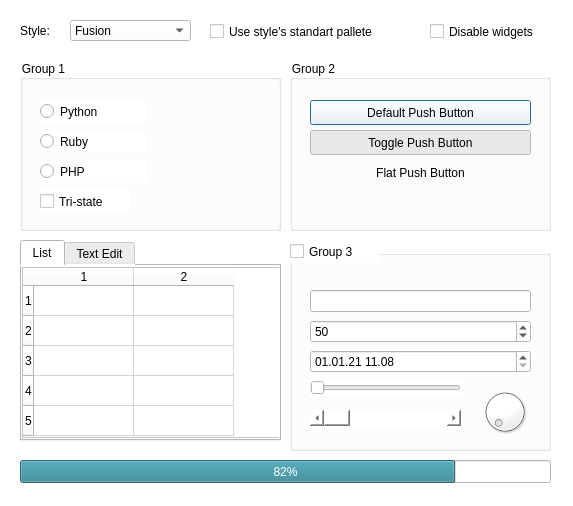
<?xml version="1.0" encoding="UTF-8"?>
<ui version="4.0">
 <class>MainWindow</class>
 <widget class="QMainWindow" name="MainWindow">
  <property name="geometry">
   <rect>
    <x>0</x>
    <y>0</y>
    <width>573</width>
    <height>506</height>
   </rect>
  </property>
  <property name="palette">
   <palette>
    <active>
     <colorrole role="WindowText">
      <brush brushstyle="SolidPattern">
       <color alpha="255">
        <red>0</red>
        <green>0</green>
        <blue>0</blue>
       </color>
      </brush>
     </colorrole>
     <colorrole role="Button">
      <brush brushstyle="SolidPattern">
       <color alpha="255">
        <red>255</red>
        <green>255</green>
        <blue>255</blue>
       </color>
      </brush>
     </colorrole>
     <colorrole role="Light">
      <brush brushstyle="SolidPattern">
       <color alpha="255">
        <red>255</red>
        <green>255</green>
        <blue>255</blue>
       </color>
      </brush>
     </colorrole>
     <colorrole role="Midlight">
      <brush brushstyle="SolidPattern">
       <color alpha="255">
        <red>255</red>
        <green>255</green>
        <blue>255</blue>
       </color>
      </brush>
     </colorrole>
     <colorrole role="Dark">
      <brush brushstyle="SolidPattern">
       <color alpha="255">
        <red>127</red>
        <green>127</green>
        <blue>127</blue>
       </color>
      </brush>
     </colorrole>
     <colorrole role="Mid">
      <brush brushstyle="SolidPattern">
       <color alpha="255">
        <red>170</red>
        <green>170</green>
        <blue>170</blue>
       </color>
      </brush>
     </colorrole>
     <colorrole role="Text">
      <brush brushstyle="SolidPattern">
       <color alpha="255">
        <red>0</red>
        <green>0</green>
        <blue>0</blue>
       </color>
      </brush>
     </colorrole>
     <colorrole role="BrightText">
      <brush brushstyle="SolidPattern">
       <color alpha="255">
        <red>255</red>
        <green>255</green>
        <blue>255</blue>
       </color>
      </brush>
     </colorrole>
     <colorrole role="ButtonText">
      <brush brushstyle="SolidPattern">
       <color alpha="255">
        <red>0</red>
        <green>0</green>
        <blue>0</blue>
       </color>
      </brush>
     </colorrole>
     <colorrole role="Base">
      <brush brushstyle="SolidPattern">
       <color alpha="255">
        <red>255</red>
        <green>255</green>
        <blue>255</blue>
       </color>
      </brush>
     </colorrole>
     <colorrole role="Window">
      <brush brushstyle="SolidPattern">
       <color alpha="255">
        <red>255</red>
        <green>255</green>
        <blue>255</blue>
       </color>
      </brush>
     </colorrole>
     <colorrole role="Shadow">
      <brush brushstyle="SolidPattern">
       <color alpha="255">
        <red>0</red>
        <green>0</green>
        <blue>0</blue>
       </color>
      </brush>
     </colorrole>
     <colorrole role="AlternateBase">
      <brush brushstyle="SolidPattern">
       <color alpha="255">
        <red>255</red>
        <green>255</green>
        <blue>255</blue>
       </color>
      </brush>
     </colorrole>
     <colorrole role="ToolTipBase">
      <brush brushstyle="SolidPattern">
       <color alpha="255">
        <red>255</red>
        <green>255</green>
        <blue>220</blue>
       </color>
      </brush>
     </colorrole>
     <colorrole role="ToolTipText">
      <brush brushstyle="SolidPattern">
       <color alpha="255">
        <red>0</red>
        <green>0</green>
        <blue>0</blue>
       </color>
      </brush>
     </colorrole>
     <colorrole role="PlaceholderText">
      <brush brushstyle="SolidPattern">
       <color alpha="128">
        <red>0</red>
        <green>0</green>
        <blue>0</blue>
       </color>
      </brush>
     </colorrole>
    </active>
    <inactive>
     <colorrole role="WindowText">
      <brush brushstyle="SolidPattern">
       <color alpha="255">
        <red>0</red>
        <green>0</green>
        <blue>0</blue>
       </color>
      </brush>
     </colorrole>
     <colorrole role="Button">
      <brush brushstyle="SolidPattern">
       <color alpha="255">
        <red>255</red>
        <green>255</green>
        <blue>255</blue>
       </color>
      </brush>
     </colorrole>
     <colorrole role="Light">
      <brush brushstyle="SolidPattern">
       <color alpha="255">
        <red>255</red>
        <green>255</green>
        <blue>255</blue>
       </color>
      </brush>
     </colorrole>
     <colorrole role="Midlight">
      <brush brushstyle="SolidPattern">
       <color alpha="255">
        <red>255</red>
        <green>255</green>
        <blue>255</blue>
       </color>
      </brush>
     </colorrole>
     <colorrole role="Dark">
      <brush brushstyle="SolidPattern">
       <color alpha="255">
        <red>127</red>
        <green>127</green>
        <blue>127</blue>
       </color>
      </brush>
     </colorrole>
     <colorrole role="Mid">
      <brush brushstyle="SolidPattern">
       <color alpha="255">
        <red>170</red>
        <green>170</green>
        <blue>170</blue>
       </color>
      </brush>
     </colorrole>
     <colorrole role="Text">
      <brush brushstyle="SolidPattern">
       <color alpha="255">
        <red>0</red>
        <green>0</green>
        <blue>0</blue>
       </color>
      </brush>
     </colorrole>
     <colorrole role="BrightText">
      <brush brushstyle="SolidPattern">
       <color alpha="255">
        <red>255</red>
        <green>255</green>
        <blue>255</blue>
       </color>
      </brush>
     </colorrole>
     <colorrole role="ButtonText">
      <brush brushstyle="SolidPattern">
       <color alpha="255">
        <red>0</red>
        <green>0</green>
        <blue>0</blue>
       </color>
      </brush>
     </colorrole>
     <colorrole role="Base">
      <brush brushstyle="SolidPattern">
       <color alpha="255">
        <red>255</red>
        <green>255</green>
        <blue>255</blue>
       </color>
      </brush>
     </colorrole>
     <colorrole role="Window">
      <brush brushstyle="SolidPattern">
       <color alpha="255">
        <red>255</red>
        <green>255</green>
        <blue>255</blue>
       </color>
      </brush>
     </colorrole>
     <colorrole role="Shadow">
      <brush brushstyle="SolidPattern">
       <color alpha="255">
        <red>0</red>
        <green>0</green>
        <blue>0</blue>
       </color>
      </brush>
     </colorrole>
     <colorrole role="AlternateBase">
      <brush brushstyle="SolidPattern">
       <color alpha="255">
        <red>255</red>
        <green>255</green>
        <blue>255</blue>
       </color>
      </brush>
     </colorrole>
     <colorrole role="ToolTipBase">
      <brush brushstyle="SolidPattern">
       <color alpha="255">
        <red>255</red>
        <green>255</green>
        <blue>220</blue>
       </color>
      </brush>
     </colorrole>
     <colorrole role="ToolTipText">
      <brush brushstyle="SolidPattern">
       <color alpha="255">
        <red>0</red>
        <green>0</green>
        <blue>0</blue>
       </color>
      </brush>
     </colorrole>
     <colorrole role="PlaceholderText">
      <brush brushstyle="SolidPattern">
       <color alpha="128">
        <red>0</red>
        <green>0</green>
        <blue>0</blue>
       </color>
      </brush>
     </colorrole>
    </inactive>
    <disabled>
     <colorrole role="WindowText">
      <brush brushstyle="SolidPattern">
       <color alpha="255">
        <red>127</red>
        <green>127</green>
        <blue>127</blue>
       </color>
      </brush>
     </colorrole>
     <colorrole role="Button">
      <brush brushstyle="SolidPattern">
       <color alpha="255">
        <red>255</red>
        <green>255</green>
        <blue>255</blue>
       </color>
      </brush>
     </colorrole>
     <colorrole role="Light">
      <brush brushstyle="SolidPattern">
       <color alpha="255">
        <red>255</red>
        <green>255</green>
        <blue>255</blue>
       </color>
      </brush>
     </colorrole>
     <colorrole role="Midlight">
      <brush brushstyle="SolidPattern">
       <color alpha="255">
        <red>255</red>
        <green>255</green>
        <blue>255</blue>
       </color>
      </brush>
     </colorrole>
     <colorrole role="Dark">
      <brush brushstyle="SolidPattern">
       <color alpha="255">
        <red>127</red>
        <green>127</green>
        <blue>127</blue>
       </color>
      </brush>
     </colorrole>
     <colorrole role="Mid">
      <brush brushstyle="SolidPattern">
       <color alpha="255">
        <red>170</red>
        <green>170</green>
        <blue>170</blue>
       </color>
      </brush>
     </colorrole>
     <colorrole role="Text">
      <brush brushstyle="SolidPattern">
       <color alpha="255">
        <red>127</red>
        <green>127</green>
        <blue>127</blue>
       </color>
      </brush>
     </colorrole>
     <colorrole role="BrightText">
      <brush brushstyle="SolidPattern">
       <color alpha="255">
        <red>255</red>
        <green>255</green>
        <blue>255</blue>
       </color>
      </brush>
     </colorrole>
     <colorrole role="ButtonText">
      <brush brushstyle="SolidPattern">
       <color alpha="255">
        <red>127</red>
        <green>127</green>
        <blue>127</blue>
       </color>
      </brush>
     </colorrole>
     <colorrole role="Base">
      <brush brushstyle="SolidPattern">
       <color alpha="255">
        <red>255</red>
        <green>255</green>
        <blue>255</blue>
       </color>
      </brush>
     </colorrole>
     <colorrole role="Window">
      <brush brushstyle="SolidPattern">
       <color alpha="255">
        <red>255</red>
        <green>255</green>
        <blue>255</blue>
       </color>
      </brush>
     </colorrole>
     <colorrole role="Shadow">
      <brush brushstyle="SolidPattern">
       <color alpha="255">
        <red>0</red>
        <green>0</green>
        <blue>0</blue>
       </color>
      </brush>
     </colorrole>
     <colorrole role="AlternateBase">
      <brush brushstyle="SolidPattern">
       <color alpha="255">
        <red>255</red>
        <green>255</green>
        <blue>255</blue>
       </color>
      </brush>
     </colorrole>
     <colorrole role="ToolTipBase">
      <brush brushstyle="SolidPattern">
       <color alpha="255">
        <red>255</red>
        <green>255</green>
        <blue>220</blue>
       </color>
      </brush>
     </colorrole>
     <colorrole role="ToolTipText">
      <brush brushstyle="SolidPattern">
       <color alpha="255">
        <red>0</red>
        <green>0</green>
        <blue>0</blue>
       </color>
      </brush>
     </colorrole>
     <colorrole role="PlaceholderText">
      <brush brushstyle="SolidPattern">
       <color alpha="128">
        <red>0</red>
        <green>0</green>
        <blue>0</blue>
       </color>
      </brush>
     </colorrole>
    </disabled>
   </palette>
  </property>
  <property name="windowTitle">
   <string>MainWindow</string>
  </property>
  <widget class="QWidget" name="centralwidget">
   <property name="styleSheet">
    <string notr="true">background-color: rgb(255, 255, 255);</string>
   </property>
   <widget class="QLabel" name="label">
    <property name="geometry">
     <rect>
      <x>20</x>
      <y>20</y>
      <width>76</width>
      <height>21</height>
     </rect>
    </property>
    <property name="styleSheet">
     <string notr="true">color: rgb(0, 0, 0);</string>
    </property>
    <property name="text">
     <string>Style:</string>
    </property>
   </widget>
   <widget class="QComboBox" name="comboBox_9">
    <property name="geometry">
     <rect>
      <x>70</x>
      <y>20</y>
      <width>121</width>
      <height>21</height>
     </rect>
    </property>
    <property name="styleSheet">
     <string notr="true">color: rgb(0, 0, 0);</string>
    </property>
    <item>
     <property name="text">
      <string>Fusion</string>
     </property>
    </item>
   </widget>
   <widget class="QGroupBox" name="groupBox">
    <property name="geometry">
     <rect>
      <x>20</x>
      <y>60</y>
      <width>261</width>
      <height>171</height>
     </rect>
    </property>
    <property name="title">
     <string>Group 1</string>
    </property>
    <widget class="QRadioButton" name="radioButton">
     <property name="geometry">
      <rect>
       <x>20</x>
       <y>40</y>
       <width>106</width>
       <height>23</height>
      </rect>
     </property>
     <property name="text">
      <string>Python</string>
     </property>
    </widget>
    <widget class="QRadioButton" name="radioButton_2">
     <property name="geometry">
      <rect>
       <x>20</x>
       <y>70</y>
       <width>106</width>
       <height>23</height>
      </rect>
     </property>
     <property name="text">
      <string>Ruby</string>
     </property>
    </widget>
    <widget class="QRadioButton" name="radioButton_3">
     <property name="geometry">
      <rect>
       <x>20</x>
       <y>100</y>
       <width>106</width>
       <height>23</height>
      </rect>
     </property>
     <property name="text">
      <string>PHP</string>
     </property>
    </widget>
    <widget class="QCheckBox" name="checkBox_5">
     <property name="geometry">
      <rect>
       <x>20</x>
       <y>130</y>
       <width>90</width>
       <height>23</height>
      </rect>
     </property>
     <property name="text">
      <string>Tri-state</string>
     </property>
     <property name="tristate">
      <bool>true</bool>
     </property>
    </widget>
   </widget>
   <widget class="QCheckBox" name="checkBox_6">
    <property name="geometry">
     <rect>
      <x>210</x>
      <y>20</y>
      <width>211</width>
      <height>23</height>
     </rect>
    </property>
    <property name="text">
     <string>Use style's standart pallete</string>
    </property>
   </widget>
   <widget class="QCheckBox" name="checkBox_7">
    <property name="geometry">
     <rect>
      <x>430</x>
      <y>20</y>
      <width>211</width>
      <height>23</height>
     </rect>
    </property>
    <property name="text">
     <string>Disable widgets</string>
    </property>
   </widget>
   <widget class="QGroupBox" name="groupBox_2">
    <property name="geometry">
     <rect>
      <x>290</x>
      <y>60</y>
      <width>261</width>
      <height>171</height>
     </rect>
    </property>
    <property name="title">
     <string>Group 2</string>
    </property>
    <widget class="QPushButton" name="pushButton">
     <property name="geometry">
      <rect>
       <x>20</x>
       <y>40</y>
       <width>221</width>
       <height>25</height>
      </rect>
     </property>
     <property name="text">
      <string>Default Push Button</string>
     </property>
     <property name="autoDefault">
      <bool>false</bool>
     </property>
     <property name="default">
      <bool>true</bool>
     </property>
    </widget>
    <widget class="QPushButton" name="pushButton_2">
     <property name="geometry">
      <rect>
       <x>20</x>
       <y>70</y>
       <width>221</width>
       <height>25</height>
      </rect>
     </property>
     <property name="text">
      <string>Toggle Push Button</string>
     </property>
     <property name="checkable">
      <bool>true</bool>
     </property>
     <property name="checked">
      <bool>true</bool>
     </property>
     <property name="autoDefault">
      <bool>false</bool>
     </property>
     <property name="default">
      <bool>false</bool>
     </property>
    </widget>
    <widget class="QPushButton" name="pushButton_3">
     <property name="geometry">
      <rect>
       <x>20</x>
       <y>100</y>
       <width>221</width>
       <height>25</height>
      </rect>
     </property>
     <property name="text">
      <string>Flat Push Button</string>
     </property>
     <property name="flat">
      <bool>true</bool>
     </property>
    </widget>
   </widget>
   <widget class="QGroupBox" name="groupBox_3">
    <property name="geometry">
     <rect>
      <x>290</x>
      <y>250</y>
      <width>261</width>
      <height>201</height>
     </rect>
    </property>
    <property name="title">
     <string/>
    </property>
    <widget class="QLineEdit" name="lineEdit">
     <property name="geometry">
      <rect>
       <x>20</x>
       <y>40</y>
       <width>221</width>
       <height>22</height>
      </rect>
     </property>
     <property name="echoMode">
      <enum>QLineEdit::Password</enum>
     </property>
    </widget>
    <widget class="QSpinBox" name="spinBox">
     <property name="geometry">
      <rect>
       <x>20</x>
       <y>70</y>
       <width>221</width>
       <height>23</height>
      </rect>
     </property>
     <property name="value">
      <number>50</number>
     </property>
    </widget>
    <widget class="QDateTimeEdit" name="dateTimeEdit">
     <property name="geometry">
      <rect>
       <x>20</x>
       <y>100</y>
       <width>221</width>
       <height>23</height>
      </rect>
     </property>
     <property name="dateTime">
      <datetime>
       <hour>11</hour>
       <minute>8</minute>
       <second>0</second>
       <year>2021</year>
       <month>1</month>
       <day>1</day>
      </datetime>
     </property>
     <property name="displayFormat">
      <string>dd.MM.yy HH.mm</string>
     </property>
    </widget>
    <widget class="QSlider" name="horizontalSlider">
     <property name="geometry">
      <rect>
       <x>20</x>
       <y>130</y>
       <width>151</width>
       <height>16</height>
      </rect>
     </property>
     <property name="orientation">
      <enum>Qt::Horizontal</enum>
     </property>
    </widget>
    <widget class="QDial" name="dial">
     <property name="geometry">
      <rect>
       <x>190</x>
       <y>130</y>
       <width>50</width>
       <height>64</height>
      </rect>
     </property>
    </widget>
    <widget class="QScrollBar" name="horizontalScrollBar">
     <property name="geometry">
      <rect>
       <x>20</x>
       <y>160</y>
       <width>151</width>
       <height>16</height>
      </rect>
     </property>
     <property name="orientation">
      <enum>Qt::Horizontal</enum>
     </property>
    </widget>
   </widget>
   <widget class="QCheckBox" name="checkBox">
    <property name="geometry">
     <rect>
      <x>290</x>
      <y>240</y>
      <width>90</width>
      <height>23</height>
     </rect>
    </property>
    <property name="text">
     <string>Group 3</string>
    </property>
   </widget>
   <widget class="QProgressBar" name="progressBar">
    <property name="geometry">
     <rect>
      <x>20</x>
      <y>460</y>
      <width>531</width>
      <height>23</height>
     </rect>
    </property>
    <property name="palette">
     <palette>
      <active>
       <colorrole role="Button">
        <brush brushstyle="SolidPattern">
         <color alpha="255">
          <red>255</red>
          <green>255</green>
          <blue>255</blue>
         </color>
        </brush>
       </colorrole>
       <colorrole role="Base">
        <brush brushstyle="SolidPattern">
         <color alpha="255">
          <red>255</red>
          <green>255</green>
          <blue>255</blue>
         </color>
        </brush>
       </colorrole>
       <colorrole role="Window">
        <brush brushstyle="SolidPattern">
         <color alpha="255">
          <red>255</red>
          <green>255</green>
          <blue>255</blue>
         </color>
        </brush>
       </colorrole>
       <colorrole role="Highlight">
        <brush brushstyle="SolidPattern">
         <color alpha="255">
          <red>74</red>
          <green>145</green>
          <blue>158</blue>
         </color>
        </brush>
       </colorrole>
      </active>
      <inactive>
       <colorrole role="Button">
        <brush brushstyle="SolidPattern">
         <color alpha="255">
          <red>255</red>
          <green>255</green>
          <blue>255</blue>
         </color>
        </brush>
       </colorrole>
       <colorrole role="Base">
        <brush brushstyle="SolidPattern">
         <color alpha="255">
          <red>255</red>
          <green>255</green>
          <blue>255</blue>
         </color>
        </brush>
       </colorrole>
       <colorrole role="Window">
        <brush brushstyle="SolidPattern">
         <color alpha="255">
          <red>255</red>
          <green>255</green>
          <blue>255</blue>
         </color>
        </brush>
       </colorrole>
       <colorrole role="Highlight">
        <brush brushstyle="SolidPattern">
         <color alpha="255">
          <red>74</red>
          <green>145</green>
          <blue>158</blue>
         </color>
        </brush>
       </colorrole>
      </inactive>
      <disabled>
       <colorrole role="Button">
        <brush brushstyle="SolidPattern">
         <color alpha="255">
          <red>255</red>
          <green>255</green>
          <blue>255</blue>
         </color>
        </brush>
       </colorrole>
       <colorrole role="Base">
        <brush brushstyle="SolidPattern">
         <color alpha="255">
          <red>255</red>
          <green>255</green>
          <blue>255</blue>
         </color>
        </brush>
       </colorrole>
       <colorrole role="Window">
        <brush brushstyle="SolidPattern">
         <color alpha="255">
          <red>255</red>
          <green>255</green>
          <blue>255</blue>
         </color>
        </brush>
       </colorrole>
       <colorrole role="Highlight">
        <brush brushstyle="SolidPattern">
         <color alpha="255">
          <red>145</red>
          <green>145</green>
          <blue>145</blue>
         </color>
        </brush>
       </colorrole>
      </disabled>
     </palette>
    </property>
    <property name="value">
     <number>82</number>
    </property>
   </widget>
   <widget class="QTabWidget" name="tabWidget">
    <property name="geometry">
     <rect>
      <x>20</x>
      <y>240</y>
      <width>261</width>
      <height>201</height>
     </rect>
    </property>
    <property name="font">
     <font>
      <weight>50</weight>
      <bold>false</bold>
     </font>
    </property>
    <property name="currentIndex">
     <number>0</number>
    </property>
    <widget class="QWidget" name="tab">
     <attribute name="title">
      <string>List</string>
     </attribute>
     <widget class="QTableWidget" name="tableWidget">
      <property name="geometry">
       <rect>
        <x>0</x>
        <y>1</y>
        <width>261</width>
        <height>171</height>
       </rect>
      </property>
      <row>
       <property name="text">
        <string>1</string>
       </property>
      </row>
      <row>
       <property name="text">
        <string>2</string>
       </property>
      </row>
      <row>
       <property name="text">
        <string>3</string>
       </property>
      </row>
      <row>
       <property name="text">
        <string>4</string>
       </property>
      </row>
      <row>
       <property name="text">
        <string>5</string>
       </property>
      </row>
      <column>
       <property name="text">
        <string>1</string>
       </property>
      </column>
      <column>
       <property name="text">
        <string>2</string>
       </property>
      </column>
     </widget>
    </widget>
    <widget class="QWidget" name="tab_2">
     <attribute name="title">
      <string>Text Edit</string>
     </attribute>
     <widget class="QTextEdit" name="textEdit">
      <property name="geometry">
       <rect>
        <x>0</x>
        <y>0</y>
        <width>261</width>
        <height>171</height>
       </rect>
      </property>
     </widget>
    </widget>
   </widget>
  </widget>
 </widget>
 <resources/>
 <connections/>
</ui>
